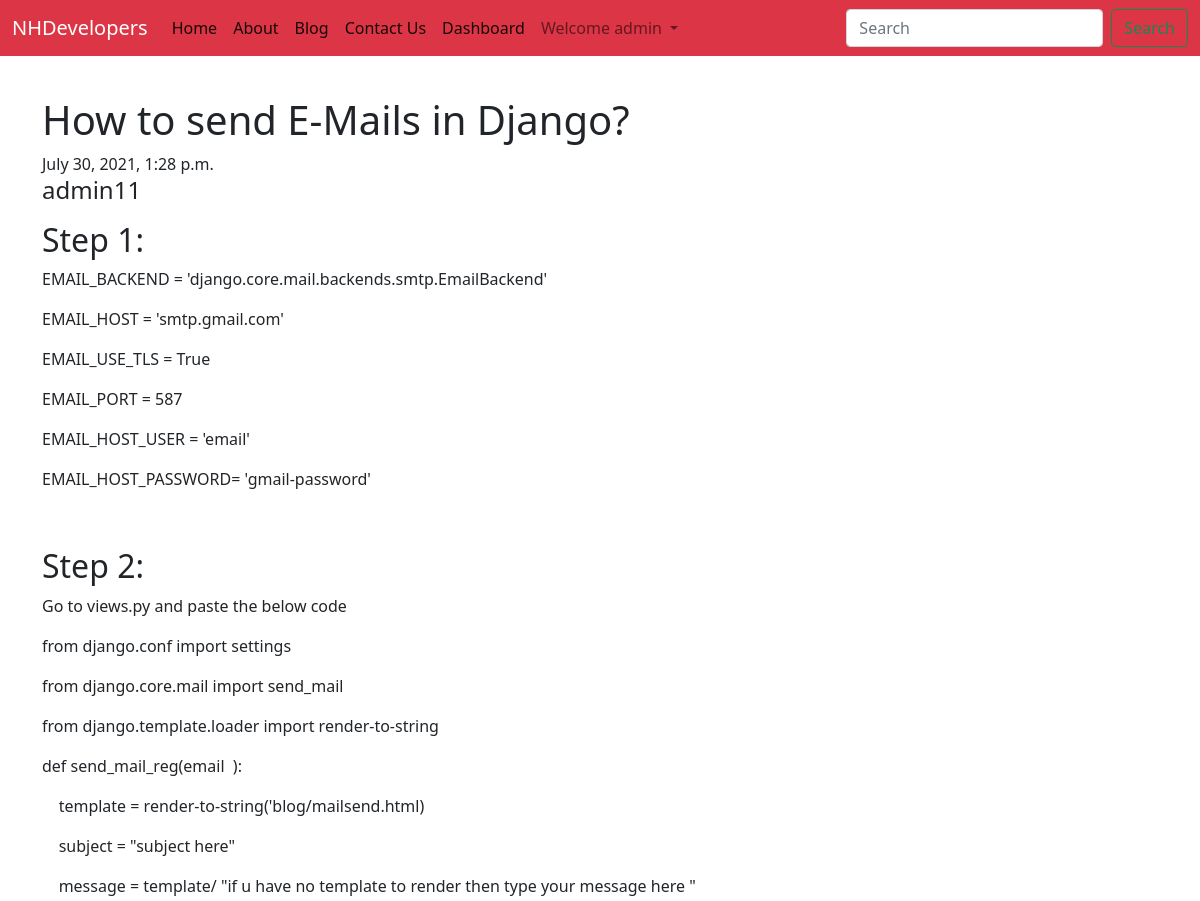
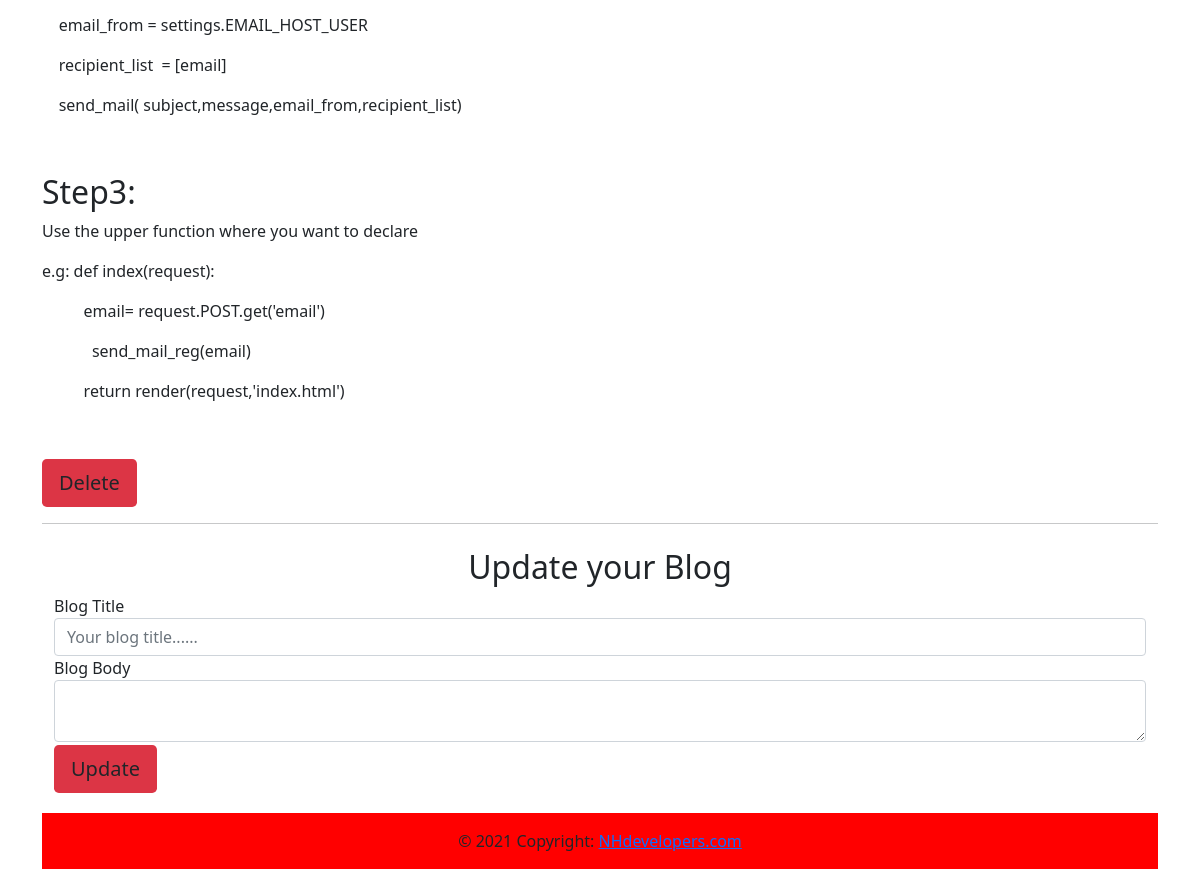
The app's page /dashboard/det/36 (signed in) with its own data (2 pictures, top to bottom).
### vid/models.py (models this page shows, shortened)
class Blog(models.Model):
    title=models.CharField(max_length=50)
    author = models.ForeignKey(User,on_delete=models.CASCADE)
    timestamp=models.DateTimeField(auto_now_add=True)
    desc = models.TextField()
    views = models.IntegerField(default=0)

### vid/views.py (the view)
# urls.py: path('dashboard/det/<int:id>',views.det,name="det"),
def det(request,id):
    if request.user.is_authenticated:
        myblog = Blog.objects.filter(id=id).first()
        return render(request,'blog/det.html',{'blog':myblog})
    else:
        return HttpResponse("404Not Found")

### vid/templates/blog/det.html (shortened to what this page needs)
{% extends 'blog/base.html' %}
{% block body %}
<div class="container" style="margin-top: 40px;  ">
    <h1>{{blog.title}}</h2><span>{{blog.timestamp}}</span>
    <h4>{{blog.author}}</h4>
    <p>{{blog.desc|safe}}</p>
    <div>
        <form action="https://nhdevelopersteam.herokuapp.com/dashboard/det/dele/{{blog.id}}" method="post">{% csrf_token %}
            <div class="form-group">
                <input type="submit" class="btn btn-lg bg-danger" value="Delete">
            </form>
    </div>
    <hr>
    <div class="container mt-4">
        <h2 class="text-center">Update your Blog</h2>
        <form action="https://nhdevelopersteam.herokuapp.com/dashboard/det/upd/{{blog.id}}" enctype="multipart/form-data" method="post">{% csrf_token %}
            <div class="form-group">
                <label for="">Blog Title</label>
                <input type="text" placeholder="Your blog title......" required name="update_title" id="" class="form-control"  aria-describedby="helpId">
                <label for="">Blog Body</label>
                <textarea type="text" placeholder="Your blog body......" required  name="update_desc" id="mytextarea" class="form-control"  aria-describedby="helpId"> </textarea>
                <input type="submit" class="btn btn-lg bg-danger " style="margin-bottom: 20px; margin-top: 3px;" value="Update">
            </form>
    </div>
</div>
{% endblock body %}

### vid/templates/blog/base.html (shortened to what this page needs)
<!doctype html>
<html lang="en">
  <head>
    <link href="https://cdn.jsdelivr.net/npm/bootstrap@5.0.2/dist/css/bootstrap.min.css" rel="stylesheet">
  </head>
  <body>
    <nav class="navbar navbar-expand-lg navbar-light bg-danger">
        <div class="container-fluid" >
          <a class="navbar-brand" style="color: white;" href="https://nhdevelopersteam.herokuapp.com/">NHDevelopers</a>
          <div class="collapse navbar-collapse" id="navbarSupportedContent">
            <ul class="navbar-nav me-auto mb-2 mb-lg-0">
              <li class="nav-item">
                <a class="nav-link active" aria-current="page" href="https://nhdevelopersteam.herokuapp.com/">Home</a>
              </li>
              <li class="nav-item">
                <a class="nav-link active" aria-current="page" href="https://nhdevelopersteam.herokuapp.com/about/">About</a>
              </li>
              <li class="nav-item">
                <a class="nav-link active" aria-current="page" href="https://nhdevelopersteam.herokuapp.com/blog/">Blog</a>
              </li>
              <li class="nav-item">
                <a class="nav-link active" aria-current="page" href="https://nhdevelopersteam.herokuapp.com/contact/">Contact Us</a>
              </li>
              {% if user.is_authenticated %}
              <li class="nav-item">
                <a class="nav-link active" aria-current="page" href="https://nhdevelopersteam.herokuapp.com/dashboard/">Dashboard</a>
              </li>
                <li class="nav-item dropdown" >
                  <a class="nav-link dropdown-toggle" href="#" id="navbarDropdown" role="button" data-bs-toggle="dropdown" aria-expanded="false">
                    Welcome {{request.user}}
                  </a>
                </li>
               {% endif %}
            </ul>
            <form action="https://nhdevelopersteam.herokuapp.com/blog/search"method="get" class="d-flex">
              <input class="form-control me-2 " name="query" id="search"  type="search" placeholder="Search" aria-label="Search">
              <button class="btn btn-outline-success  " type="submit">Search</button>
            </form>
               </div>
             </div>
      </nav>
{% block body %}{% endblock body %}
<footer class="page-footer font-small red" style="background-color:   red; ">
  <div class="footer-copyright text-center py-3">© 2021 Copyright:
    <a href="https://nhdevelopersteam.herokuapp.com/"> NHdevelopers.com</a>
  </div>
</footer>
  </body>
</html>

### records on screen
Blog: title "How to send E-Mails in Django?", timestamp "July 30, 2021, 1:28 p.m.", author "admin11", desc "Step 1: EMAIL_BACKEND = 'django.core.mail.backends.smtp.EmailBackend' EMAIL_HOST = 'smtp.gmail.com' EMAIL_USE_TLS = True EMAIL_PORT = 587 EMAIL_HOST_USER = 'email' EMAIL_HOST_PASSWORD= 'gmail-password' Step 2: Go to views.py and paste the below code from django.conf import settings from django.core.mail import send_mail from django.template.loader import render-to-string def send_mail_reg(email ): template = render-to-string('blog/mailsend.html) subject = \"subject here\" message = template/ \"if u have no template to render then type your message here \" email_from = settings.EMAIL_HOST_USER recipient_list = [email] send_mail( subject,message,email_from,recipient_list) Step3: Use the upper…"

### other values on screen
{{ request.user }} "admin"
